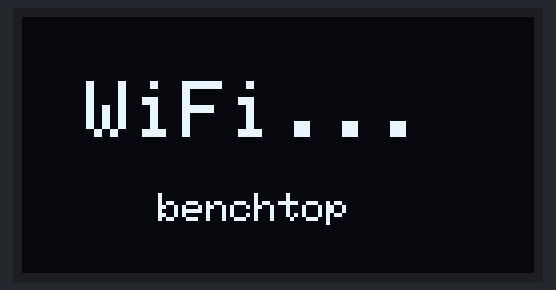
This sketch was run on a simulated ESP32. On the bench: 128×64 one-colour display. WiFi joins after 1.5 s; servers stay silent unless stated; the local clock reads 2024-03-15 10:24:30 at power-on unless the sketch sets it; what the sketch prints to the serial monitor is not drawn.

Above: at 0.1 s.
At 1.7 s:
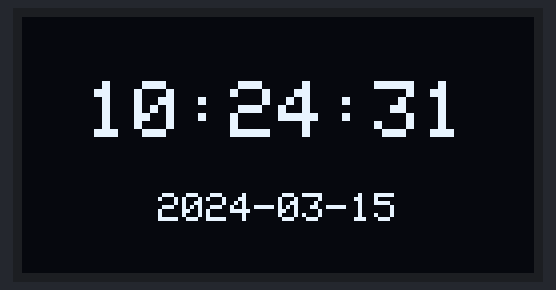
At 10.9 s:
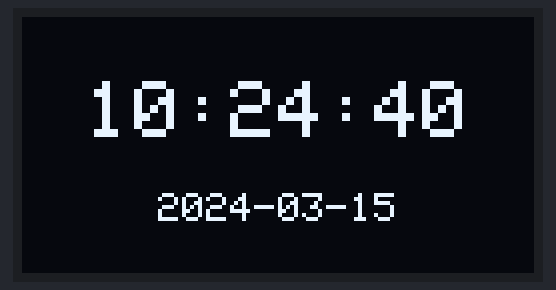
At 20.1 s:
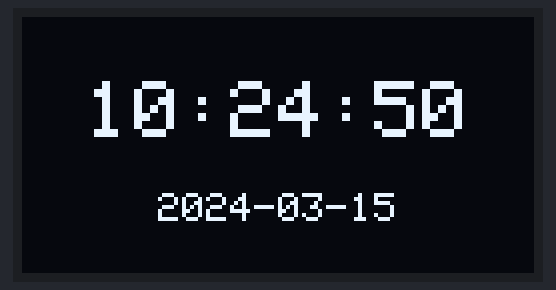
At 29.4 s:
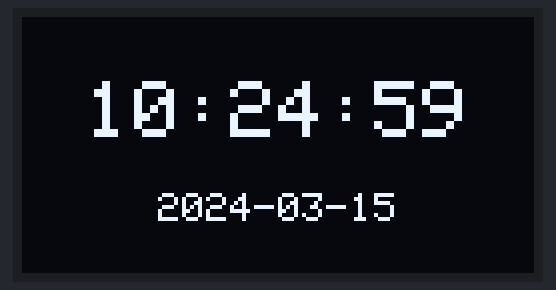
At 38.6 s:
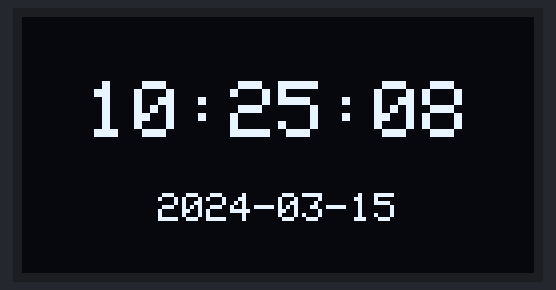

Measured:
- what the display in image 1 shows lasts 1.0 s, from 1.6 s to 2.6 s

The sketch:

ntp-clock.ino
```cpp
// ntp-clock — tests assert (BT105): the time from the network. Joins "benchtop", calls
// configTime(0, 0, "pool.ntp.org") — the access point's gateway answers SNTP itself — and shows
// UTC large on a 128x64 SSD1306 at 0x3C (SDA = GPIO21, SCL = GPIO22), the date below, printing
// "YYYY-MM-DD hh:mm:ss" every second (115200 baud) and "waiting for time" until the first answer.
#include <WiFi.h>
#include <time.h>
#include <Adafruit_GFX.h>
#include <Adafruit_SSD1306.h>
#include <Wire.h>

Adafruit_SSD1306 display(128, 64, &Wire, -1);

static void show(const char *big, const char *small) {
  display.clearDisplay();
  display.setTextSize(2);
  display.setCursor(16, 16);
  display.print(big);
  display.setTextSize(1);
  display.setCursor(34, 44);
  display.print(small);
  display.display();
}

void setup() {
  Serial.begin(115200);
  Wire.begin(21, 22);
  display.begin(SSD1306_SWITCHCAPVCC, 0x3C);
  display.setTextColor(SSD1306_WHITE);
  show("WiFi...", "benchtop");
  WiFi.begin("benchtop", "simulated");
  while (WiFi.status() != WL_CONNECTED) delay(50);
  configTime(0, 0, "pool.ntp.org");
  Serial.println("waiting for time");
  show("NTP...", "pool.ntp.org");
}

void loop() {
  struct tm now;
  if (!getLocalTime(&now, 200)) return;
  char text[24];
  strftime(text, sizeof text, "%Y-%m-%d %H:%M:%S", &now);
  Serial.println(text);
  text[10] = '\0';
  show(text + 11, text);
  delay(1000);
}
```
